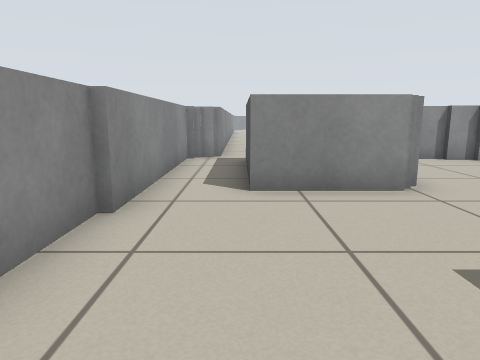
view 1 (above)

24 first-person views from a walk through a world built for the Player/Stage simulator. The camera is 0.6 m above the floor, tilts 10° down and sees 70° across. Floor lines are 1 m apart. The floor is counted in squares, 0.5 m on a side. Each view is taken from the middle of a square. On the plan, view 1 faces up. The plan holds only what a view shows up to about 14 squares ahead; the rest is blank. The place goes on beyond the plan. Robots are left out.

view 2
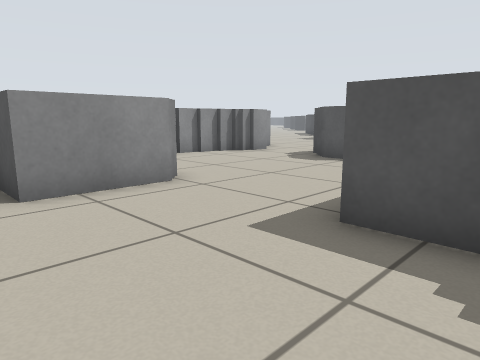

view 3
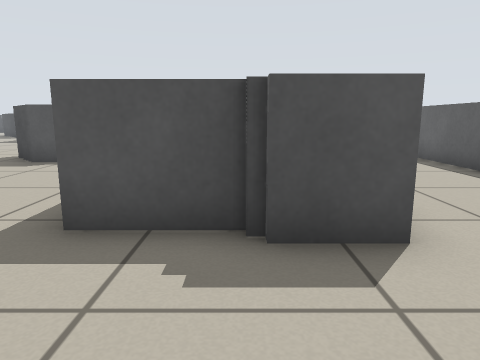

view 4
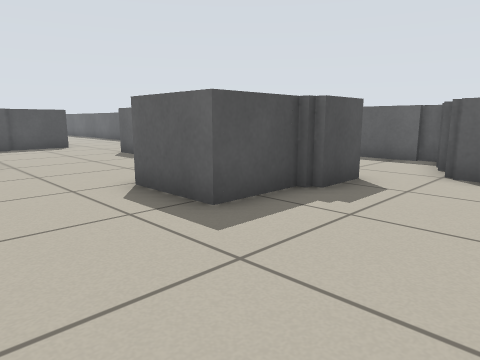

view 5
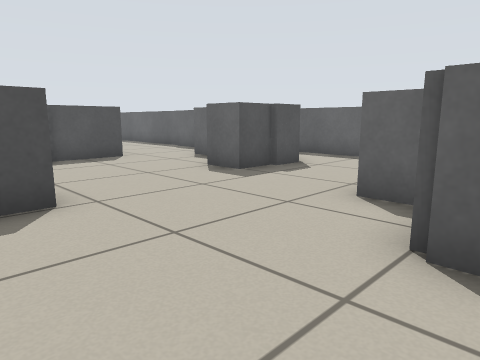

view 6
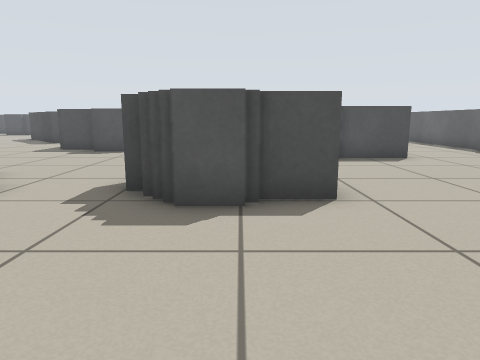

view 7
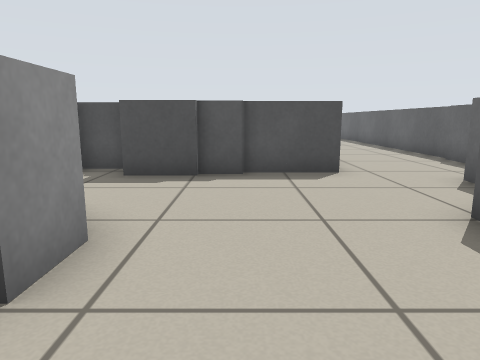

view 8
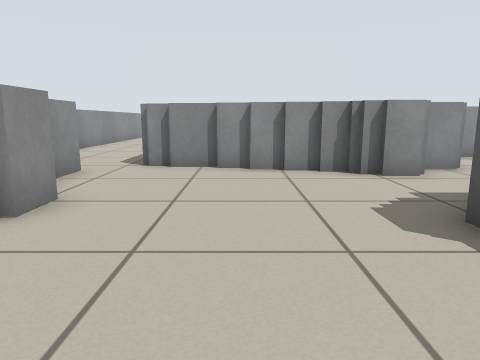

view 9
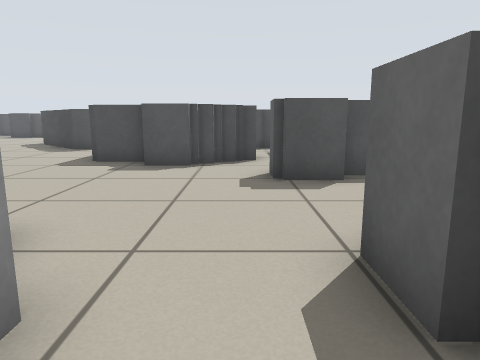

view 10
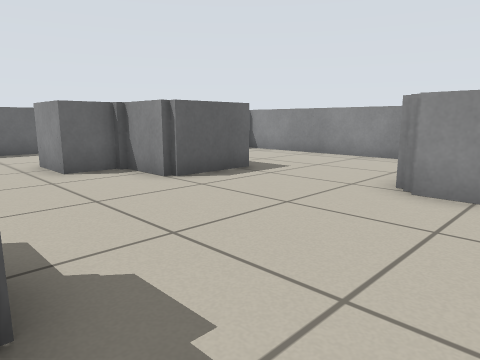

view 11
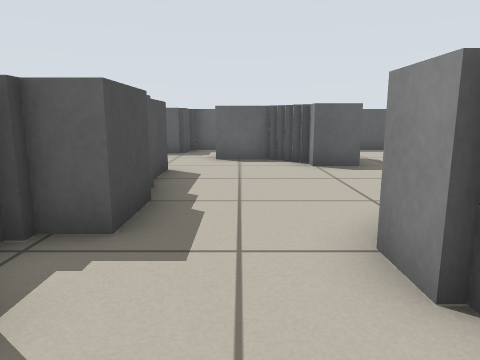

view 12
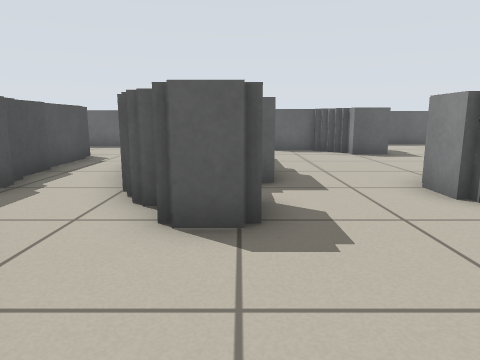

view 13
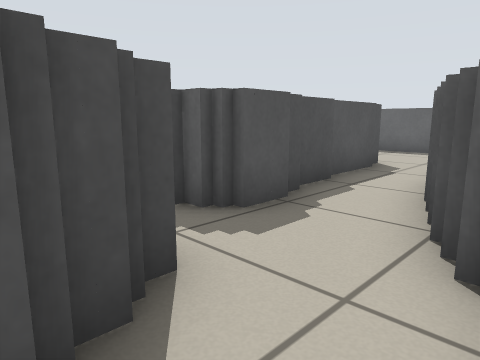

view 14
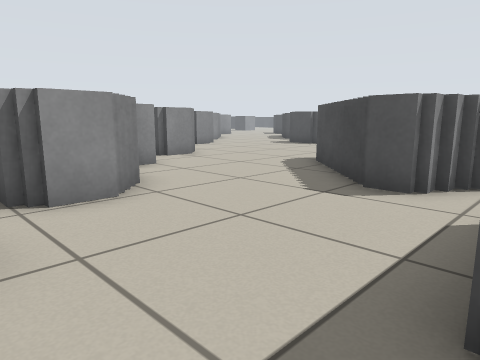

view 15
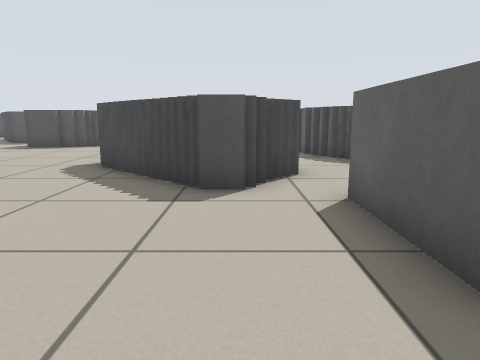

view 16
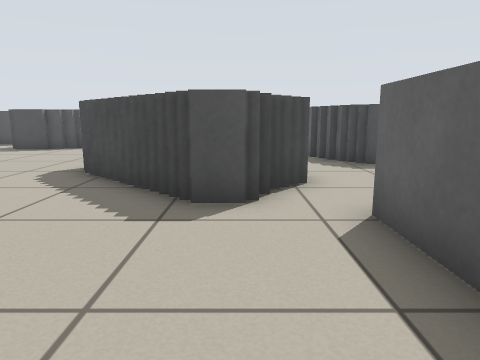

view 17
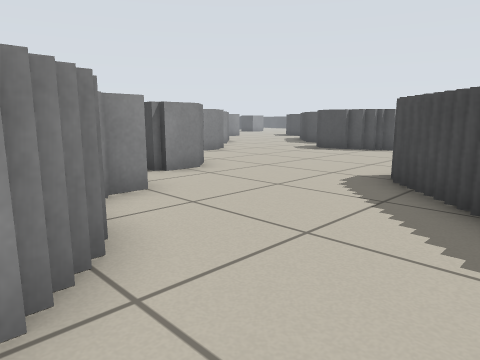

view 18
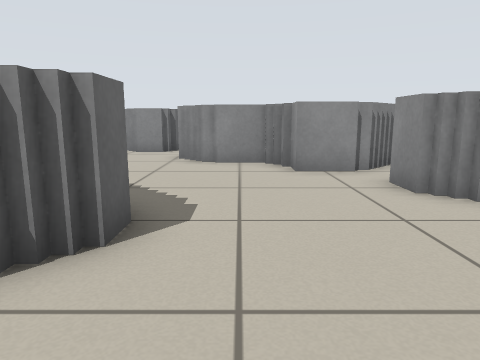

view 19
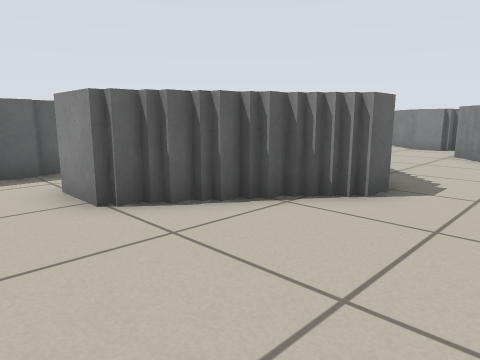

view 20
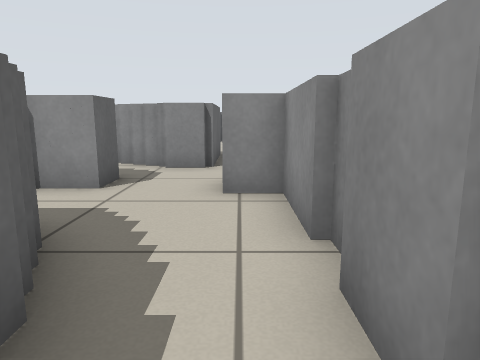

view 21
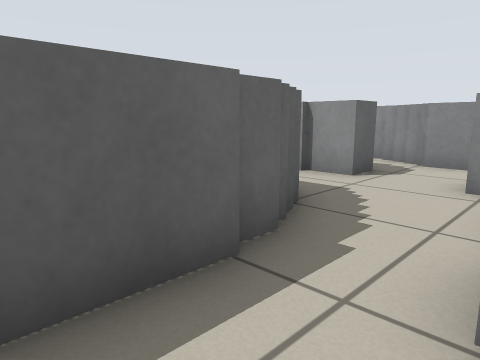

view 22
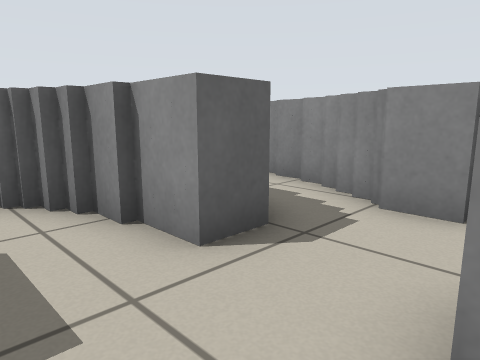

view 23
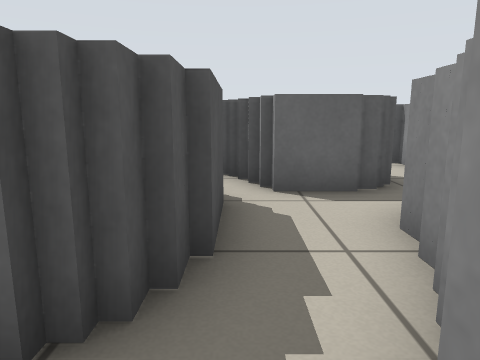

view 24
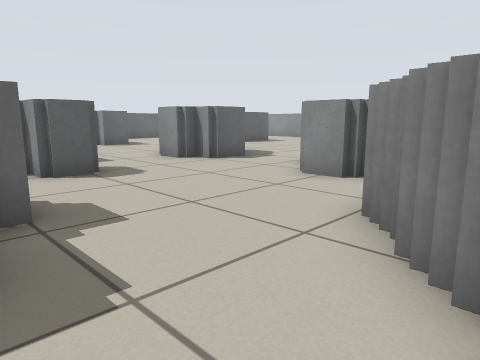

### Floor plan
Key: @ floor where view 1 was taken; # wall or solid block; . floor; T thing the floor can be seen under or through.
Columns run from 2 left of view 1 to 31 right of it. Each row starts with its distance up from view 1.
 22                       #####......#
 21                       ##.........#
 20                      ###..........
 19                      #...........
 18                    ###.....##.....
 17                   ###.....####....
 16  #...            ##......##  ## .
 15  #...            ##.....###  ###.
 14  #...           ##......########..
 13  #...          ##........##......
 12  #...        #......####......####
 11 ##. .#####   #.....## ##.  ..##
 10 #.###....#####.....## ##.##.##
  9 #.# #......##......####.###.
  8 #.#  ...............###.####
  7 #.#  #......##...##.....#  #
  6 #.####.....####..###.####
  5 #..........# ##..###.## #
  4 #..........###..####.##
  3 #...............##  T.#
  2 #....###.........#  T.#
  1 #....###.........#   .#
  0 #.@.#####........#   .#
 -1 #...##  #...##.........
 -2   ...#  #...### ........
 -3   ##........####........
 -4    #........    .###
 -5    ##.........  .#  #####
 -6     ##############

Positions as (right, up) in squares from view 1, and headings:
1: (0, 0), facing up
2: (-1, 0), facing up-right
3: (-1, 0), facing right
4: (-1, 5), facing down-right
5: (4, 5), facing down-right
6: (4, 5), facing right
7: (7, 2), facing right
8: (6, 2), facing up
9: (8, 8), facing right
10: (9, 8), facing down-left
11: (13, 8), facing down
12: (15, 11), facing down
13: (16, 9), facing down-right
14: (16, 12), facing up-right
15: (16, 14), facing right
16: (17, 14), facing right
17: (18, 15), facing up-right
18: (29, 19), facing left
19: (31, 20), facing down-left
20: (30, 13), facing left
21: (31, 14), facing down-left
22: (26, 13), facing down-left
23: (22, 12), facing down
24: (18, 15), facing down-left
